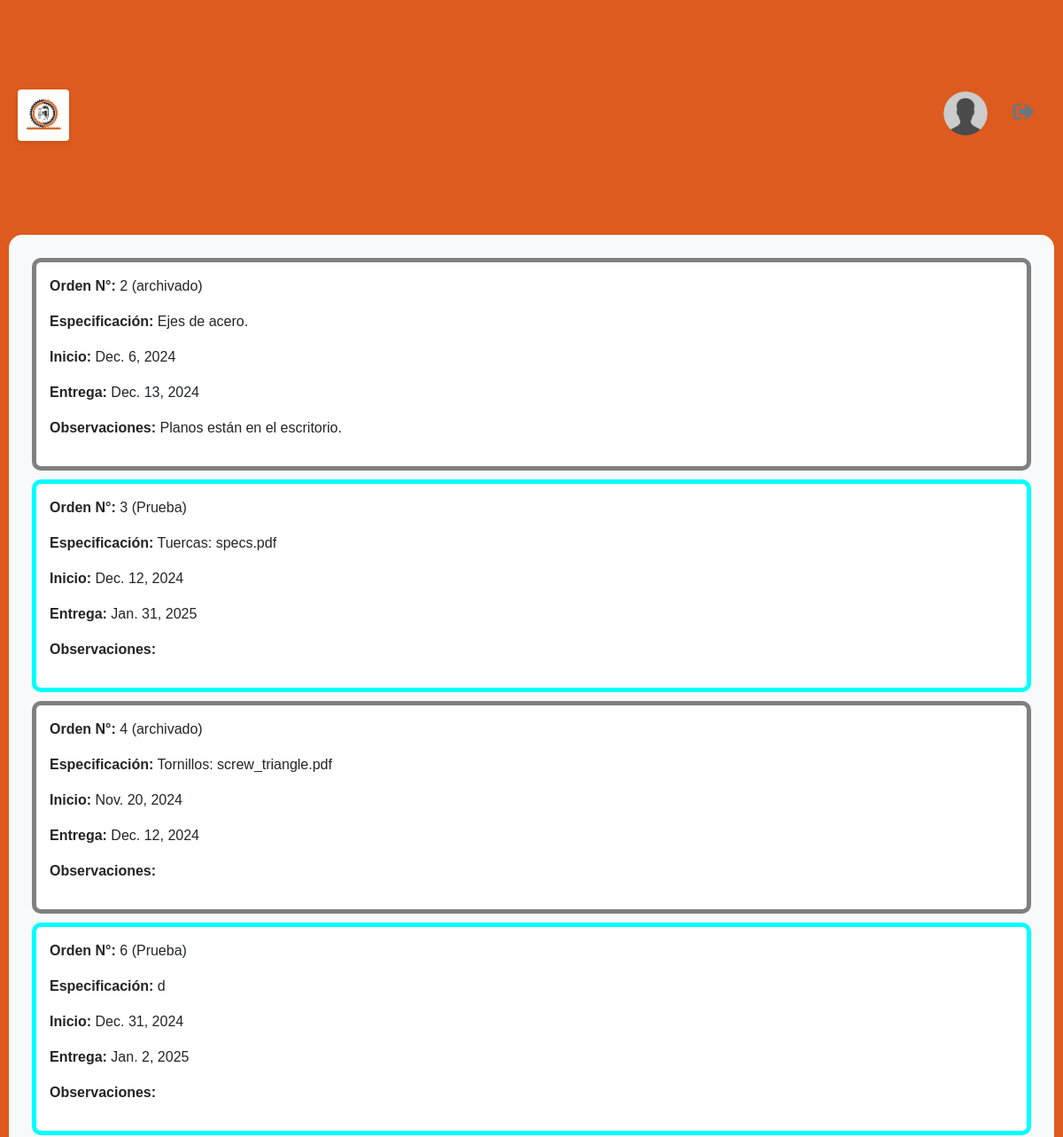
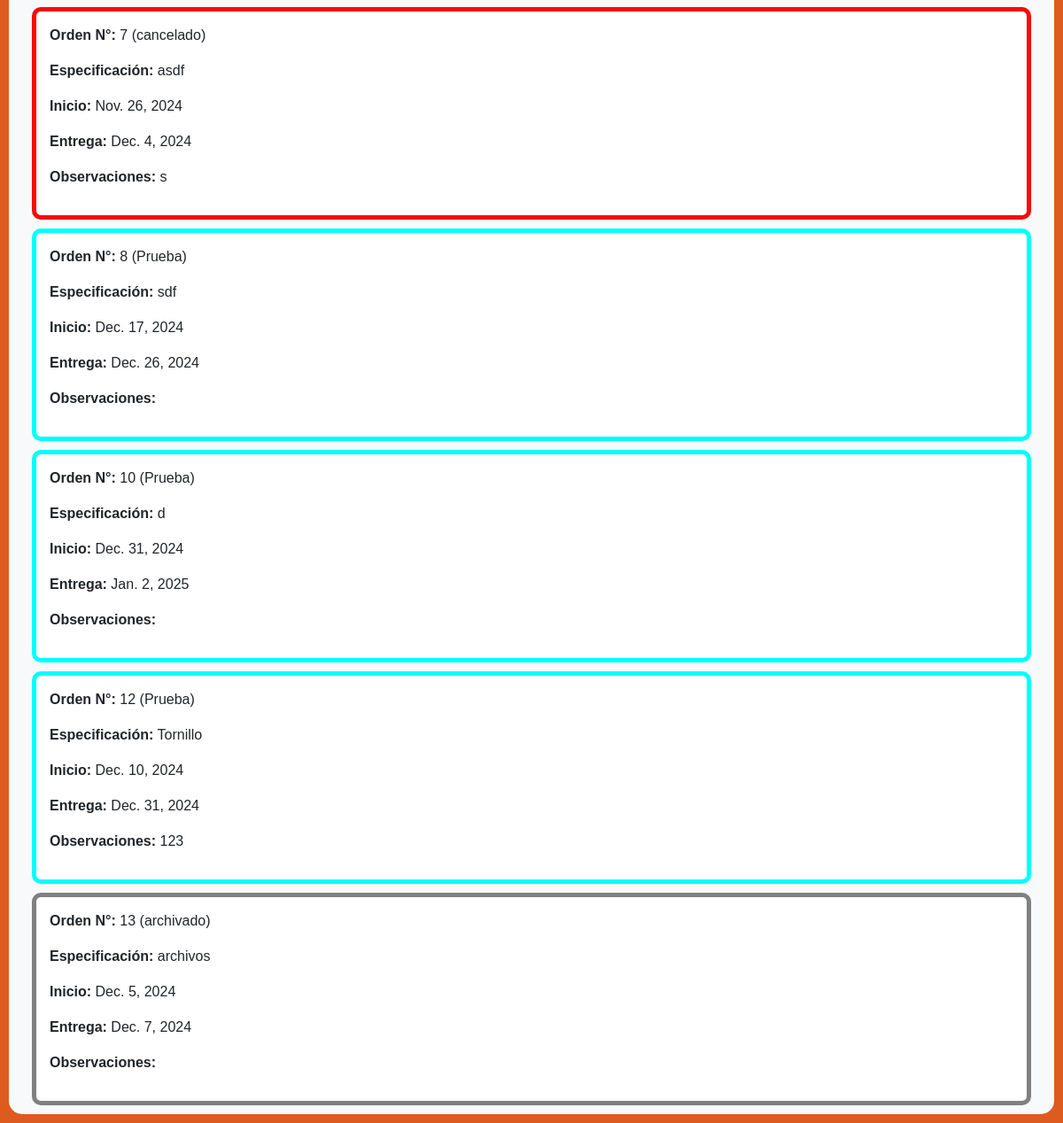
/lista/ (signed in), run on the app's committed database (2 pictures, top to bottom).
### orders/models.py (models this page shows, shortened)
class Order(models.Model):
    client = models.ForeignKey(Client, on_delete=models.CASCADE, related_name="orders")
    description = models.TextField() # specification description
    quantity = models.IntegerField() # solicited cuantity
    start_date = models.DateField()
    delivery_date = models.DateField()
    status = models.ForeignKey(OrderStatus, on_delete=models.CASCADE, related_name="orders")
    observations = models.TextField(blank=True, null=True)
    created_by = models.ForeignKey(User, on_delete=models.CASCADE, related_name="created_orders")

class OrderStatus(models.Model):
    status = models.CharField(max_length=20)
    color = models.CharField(max_length=10)
    def __str__(self):
        return f"{self.status}"

### orders/views.py (the view)
# urls.py: path('lista/', order_views.OperatorView.as_view(), name="list"),
class OperatorView(LoginRequiredMixin, ListView):
    model = Order
    template_name = "orders/operator.html"
    context_object_name = "orders"
    paginate_by = 25
    def get_queryset(self):
        return Order.objects.filter(order_users__user=self.request.user)

### templates/orders/operator.html (shortened to what this page needs)
{% extends "base.html" %}
{% load static %}
{% block container %}
<div class="scroll-container">
    {% for order in orders %}
    <div style="border: 5px solid {{ order.status.color }}; background-color: white; padding: 15px; margin: 10px; border-radius: 10px;">
        <p><strong>Orden N°:</strong> {{ order.id }} <span>({{ order.status }})</span></p>
        <p><strong>Especificación:</strong> {{ order.description|urlize }}</p>
        <p><strong>Inicio:</strong> {{ order.start_date }}</p>
        <p><strong>Entrega:</strong> {{ order.delivery_date }}</p>
        <p><strong>Observaciones:</strong> {{ order.observations }}</p>
    </div>
    {% endfor %}
</div>
{% endblock %}

### static/css/main.css (style rules this page uses)
:root { --primary-color: #dd5b1e; --text-color: #212529; --secondary-color: #6c757d; --background-color: #f8f9fa; --border-color: #dee2e6; --scrollbar-thumb-color: #6c757d; }
body { background-color: var(--primary-color); color: var(--text-color); margin: 0; padding: 0; font-family: Arial, sans-serif; overflow: hidden; }
.main-body { margin: 0; height: 100vh; display: flex; flex-direction: column; background-color: var(--primary-color); }
.scroll-container { overflow-y: auto; padding: 1rem; max-height: calc(90vh - 20px) }

### data on the page
Order: id "2", status "archivado", description "Ejes de acero.", start_date "Dec. 6, 2024", delivery_date "Dec. 13, 2024", observations "Planos están en el escritorio."
Order: id "3", status "Prueba", description "Tuercas: specs.pdf", start_date "Dec. 12, 2024", delivery_date "Jan. 31, 2025"
Order: id "4", status "archivado", description "Tornillos: screw_triangle.pdf", start_date "Nov. 20, 2024", delivery_date "Dec. 12, 2024"
Order: id "6", status "Prueba", description "d", start_date "Dec. 31, 2024", delivery_date "Jan. 2, 2025"
Order: id "7", status "cancelado", description "asdf", start_date "Nov. 26, 2024", delivery_date "Dec. 4, 2024", observations "s"
Order: id "8", status "Prueba", description "sdf", start_date "Dec. 17, 2024", delivery_date "Dec. 26, 2024"
Order: id "10", status "Prueba", description "d", start_date "Dec. 31, 2024", delivery_date "Jan. 2, 2025"
Order: id "12", status "Prueba", description "Tornillo", start_date "Dec. 10, 2024", delivery_date "Dec. 31, 2024", observations "123"
Order: id "13", status "archivado", description "archivos", start_date "Dec. 5, 2024", delivery_date "Dec. 7, 2024"
